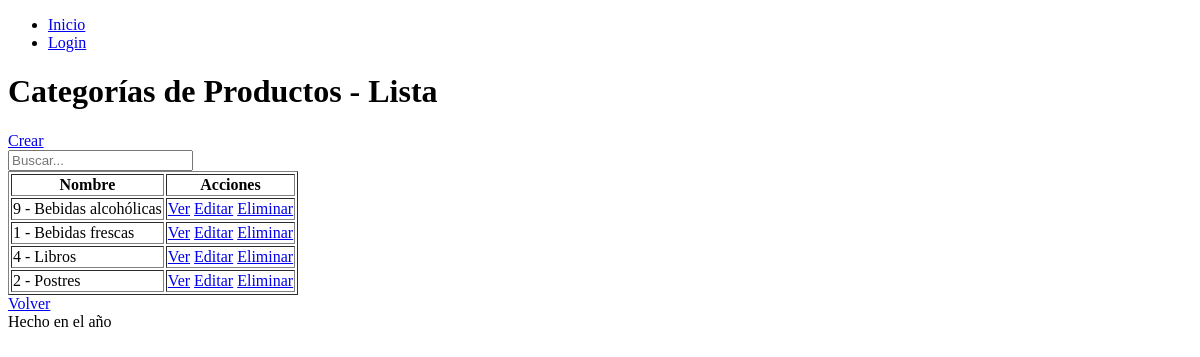
Before: /producto/categoria/list with the older database file.
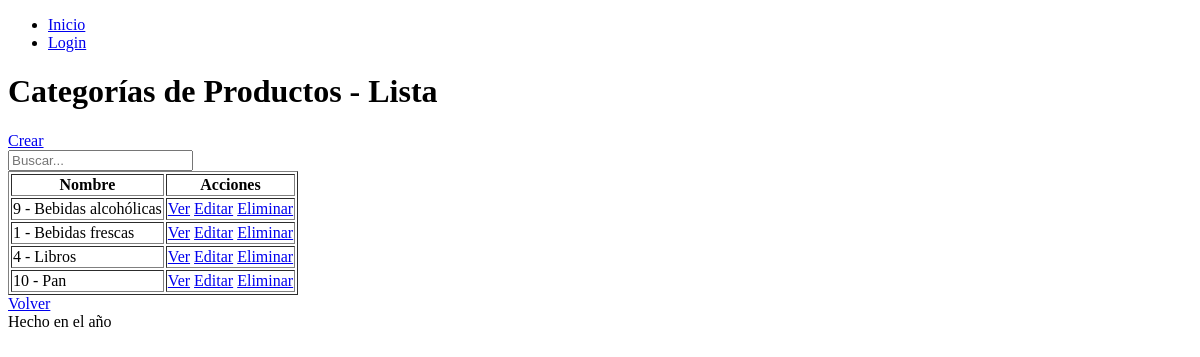
After: the same page with the newer database file.
### producto/models.py (models this page shows, shortened)
class Categoria(models.Model):
    nombre = models.CharField(max_length=100, unique=True)
    descripcion = models.TextField(blank=True, default="", verbose_name="descripción")
    class Meta:
        verbose_name = "Categoría de Productos"
        verbose_name_plural = "Categorías de Productos"
        ordering = ("nombre",)

### producto/views/categorias.py (the view)
# urls.py: path("categoria/list", categorias.categoria_list, name="categoria_list"),
def categoria_list(request: HttpRequest) -> HttpResponse:
    busqueda = request.GET.get("busqueda", "").strip()
    if busqueda:
        categorias = Categoria.objects.filter(nombre__icontains=busqueda)
    else:
        categorias = Categoria.objects.all()
    return render(request, "producto/categoria_list.html", {"categorias": categorias})

### producto/templates/producto/categoria_list.html
{% extends "core/base.html" %}
{% block contenido %}
    <h1>Categorías de Productos - Lista</h1>
    <a href="{% url 'producto:categoria_create' %}">Crear</a>
    <form method="get">
        <input type="text" name="busqueda" placeholder="Buscar..." />
    </form>
    <table border="1">
        <thead>
            <tr>
                <th>Nombre</th>
                <th>Acciones</th>
            </tr>
        </thead>
        <tbody>
            {% for categoria in categorias %}
                <tr>
                    <td>{{ categoria.id }} - {{ categoria.nombre }}</td>
                    <td>
                        <a href="{% url 'producto:categoria_detail' categoria.id %}">Ver</a>
                        <a href="{% url 'producto:categoria_update' categoria.id %}">Editar</a>
                        <a href="{% url 'producto:categoria_delete' categoria.id %}">Eliminar</a>
                    </td>
                </tr>
            {% endfor %}
        </tbody>
    </table>
    <div>
        <a href="{% url 'producto:home' %}">Volver</a>
    </div>
{% endblock contenido %}

Changed rows visible on the page:
removed Categoria: id "2", nombre "Postres"
added Categoria: id "10", nombre "Pan"
